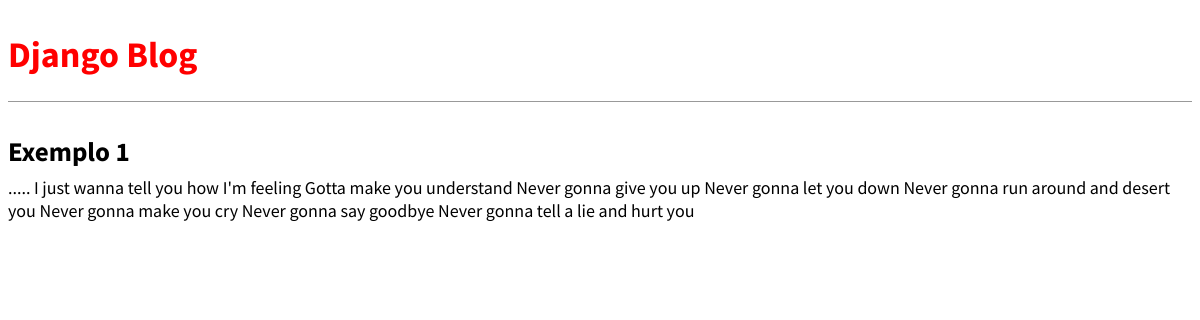
The app's page /post/1/ with its own data.
### blog/models.py (models this page shows, shortened)
class Post(models.Model):
   title = models.CharField(max_length=200)
   author = models.ForeignKey(
    	'auth.User',
    	on_delete=models.CASCADE,
   )
   body = models.TextField()

### blog/views.py (the view)
# urls.py: path('post/<int:pk>/', BlogDetailView.as_view(),
class BlogDetailView(DetailView):
   model = Post
   template_name = 'post_detail.html'

### blog/templates/post_detail.html
{% extends 'base.html' %}
{% block content %}
   <div class="post-entry">
     <h2>{{ post.title }}</h2>
     <p>{{ post.body }}</p>
   </div>
{% endblock content %}

### static/css/base.css (style rules this page uses)
body { font-family: 'Source Sans Pro', sans-serif; font-size: 18px; }
.post-entry { margin-bottom: 2rem; }
.post-entry h2 { margin: 0.5rem 0; }
.post-entry p { margin: 0; font-weight: 400; }

### records on screen
Post: title "Exemplo 1", body "..... I just wanna tell you how I'm feeling Gotta make you understand Never gonna give you up Never gonna let you down Never gonna run around and desert you Never gonna make you cry Never gonna say goodbye Never gonna tell a lie and hurt you"
